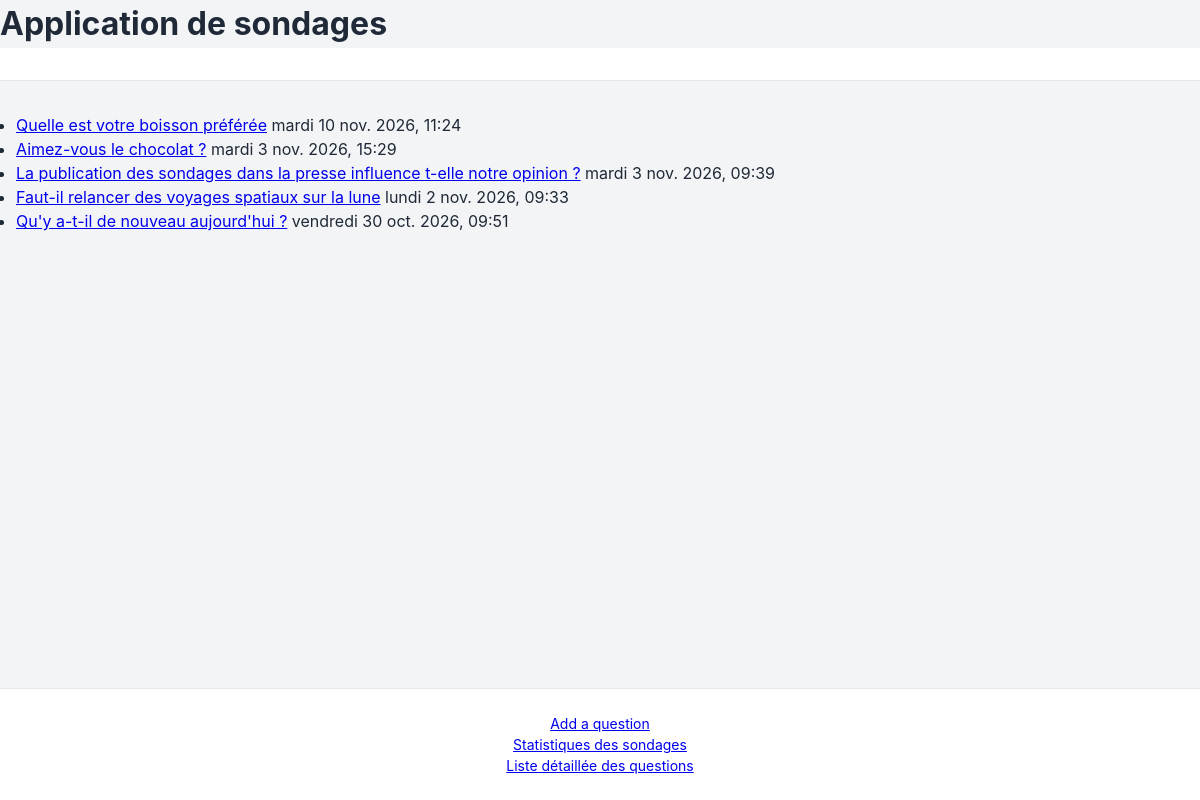
Screenshot of /polls/ with the database file from the repository.
### polls/models.py (models this page shows, shortened)
class Question(models.Model):
    question_text = models.CharField(max_length=200)
    pub_date = models.DateTimeField("date published")

### polls/views.py (the view)
# urls.py: path("", views.IndexView.as_view(), name="index"),
class IndexView(generic.ListView):
    template_name = "polls/index.html"
    context_object_name = "latest_question_list"
    def get_queryset(self):
        return Question.objects.order_by("-pub_date")[:5]
    def get_context_data(self, **kwargs):
        context = super().get_context_data(**kwargs)
        context["title"] = "Application de sondages"
        return context

### polls/templates/polls/index.html (shortened to what this page needs)
{% extends "base.html" %}
{% block maintitle %} {{ title }} {% endblock %}
{% block main %}
{% if latest_question_list %}
    <ul>
    {% for question in latest_question_list %}
        <li><a href="{% url 'polls:detail' question.id %}">{{ question.question_text }}</a> {{question.pub_date | date:"l j N Y, H:i"}}</li>
    {% endfor %}
    </ul>
{% else %}
    <p>No polls are available.</p>
{% endif %}
{% endblock %}
{% block footer %}
<p><a href="{% url 'polls:add' %}">Add a question</a></p>
<p><a href="{% url 'polls:statistics' %}">Statistiques des sondages</a></p>
<a href="{% url 'polls:all' %}">Liste détaillée des questions </a>
{% endblock %}

### static/style.css (style rules this page uses)
:root { --primary-color: #4f46e5; --primary-hover: #4338ca; --secondary-color: #06b6d4; --bg-color: #f3f4f6; --card-bg: #ffffff; --text-main: #1f2937; --text-muted: #6b7280; --border-color: #e5e7eb; --success-color: #10b981; --danger-color: #ef4444; --font-sans: 'Inter', system-ui, -apple-system, sans-serif; --transition: all 0.2s ease-in-out; }
*, *::before, *::after { box-sizing: border-box; margin: 0; padding: 0; }
body { font-family: var(--font-sans); background-color: var(--bg-color); color: var(--text-main); line-height: 1.5; display: flex; flex-direction: column; min-height: 100vh; }

### rows the page displays
Question: question_text "Quelle est votre boisson préférée", pub_date "mardi 10 nov. 2026, 11:24"
Question: question_text "Aimez-vous le chocolat ?", pub_date "mardi 3 nov. 2026, 15:29"
Question: question_text "La publication des sondages dans la presse influence t-elle notre opinion ?", pub_date "mardi 3 nov. 2026, 09:39"
Question: question_text "Faut-il relancer des voyages spatiaux sur la lune", pub_date "lundi 2 nov. 2026, 09:33"
Question: question_text "Qu'y a-t-il de nouveau aujourd'hui ?", pub_date "vendredi 30 oct. 2026, 09:51"

### other values shown
{{ title }} "Application de sondages"
